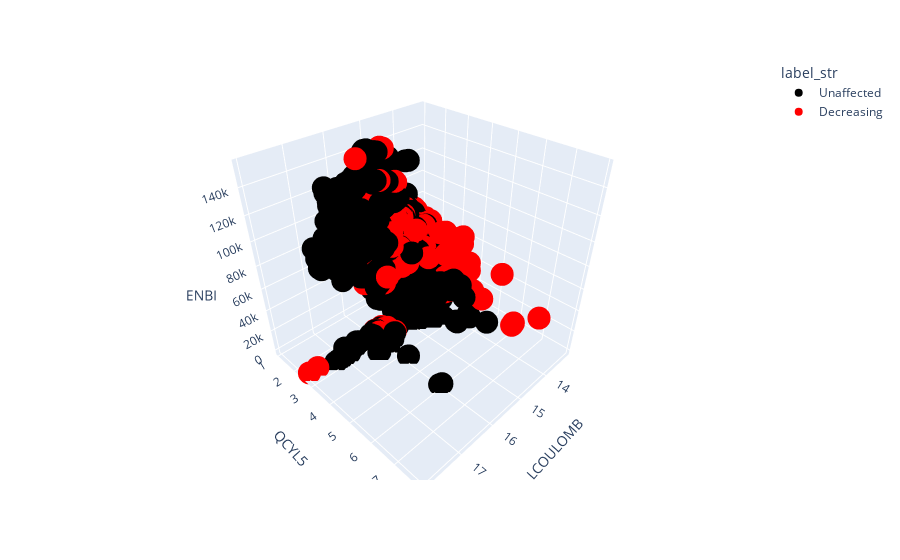

Notebook code for this chart:
### Code cell
px.scatter_3d(data_frame=DB5, x="LCOULOMB", y="QCYL5", z="ENBI", 
              color="label_str", color_discrete_map={"Decreasing":"red","Unaffected":"black"})

### Figure 1 — Plotly figure (JSON) as saved in the notebook; plotly's stock layout.template omitted (floating-point values rounded to 4 significant figures; data arrays with more than 128 entries replaced by an {"elided": "..."} marker saying what was removed)
{"data": [{"hovertemplate": "label_str=Unaffected<br>LCOULOMB=%{x}<br>QCYL5=%{y}<br>ENBI=%{z}<extra></extra>", "legendgroup": "Unaffected", "marker": {"color": "black", "symbol": "circle"}, "mode": "markers", "name": "Unaffected", "scene": "scene", "showlegend": true, "type": "scatter3d", "x": {"elided": "4786 float values"}, "y": {"elided": "4786 float values"}, "z": {"elided": "4786 float values"}}, {"hovertemplate": "label_str=Decreasing<br>LCOULOMB=%{x}<br>QCYL5=%{y}<br>ENBI=%{z}<extra></extra>", "legendgroup": "Decreasing", "marker": {"color": "red", "symbol": "circle"}, "mode": "markers", "name": "Decreasing", "scene": "scene", "showlegend": true, "type": "scatter3d", "x": {"elided": "1466 float values"}, "y": {"elided": "1466 float values"}, "z": {"elided": "1466 float values"}}], "layout": {"legend": {"title": {"text": "label_str"}, "tracegroupgap": 0}, "margin": {"t": 60}, "scene": {"domain": {"x": [0, 1], "y": [0, 1]}, "xaxis": {"title": {"text": "LCOULOMB"}}, "yaxis": {"title": {"text": "QCYL5"}}, "zaxis": {"title": {"text": "ENBI"}}}}}
